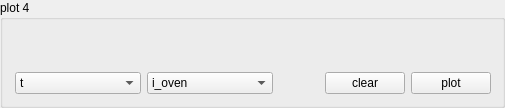
           <widget class="QGroupBox" name="groupBox_5">
            <property name="title">
             <string>plot 4</string>
            </property>
            <layout class="QVBoxLayout" name="verticalLayout_10">
             <item>
              <layout class="QGridLayout" name="gridLayout_6">
               <item row="1" column="3">
                <spacer name="horizontalSpacer_28">
                 <property name="orientation">
                  <enum>Qt::Horizontal</enum>
                 </property>
                 <property name="sizeHint" stdset="0">
                  <size>
                   <width>40</width>
                   <height>1</height>
                  </size>
                 </property>
                </spacer>
               </item>
               <item row="2" column="1">
                <widget class="QComboBox" name="comboBox_plot_4_x">
                 <item>
                  <property name="text">
                   <string>t</string>
                  </property>
                 </item>
                 <item>
                  <property name="text">
                   <string>dc_el_1</string>
                  </property>
                 </item>
                 <item>
                  <property name="text">
                   <string>dc_el_2</string>
                  </property>
                 </item>
                 <item>
                  <property name="text">
                   <string>dc_el_3</string>
                  </property>
                 </item>
                 <item>
                  <property name="text">
                   <string>dc_el_4</string>
                  </property>
                 </item>
                 <item>
                  <property name="text">
                   <string>dc_el_5</string>
                  </property>
                 </item>
                 <item>
                  <property name="text">
                   <string>dc_el_6</string>
                  </property>
                 </item>
                 <item>
                  <property name="text">
                   <string>dc_el_7</string>
                  </property>
                 </item>
                 <item>
                  <property name="text">
                   <string>dc_el_8</string>
                  </property>
                 </item>
                 <item>
                  <property name="text">
                   <string>rf_ampl</string>
                  </property>
                 </item>
                 <item>
                  <property name="text">
                   <string>rf_freq</string>
                  </property>
                 </item>
                 <item>
                  <property name="text">
                   <string>i_oven</string>
                  </property>
                 </item>
                 <item>
                  <property name="text">
                   <string>i_egun</string>
                  </property>
                 </item>
                 <item>
                  <property name="text">
                   <string>u_egun_filament</string>
                  </property>
                 </item>
                 <item>
                  <property name="text">
                   <string>u_egun_wehnelt</string>
                  </property>
                 </item>
                 <item>
                  <property name="text">
                   <string>freq_313</string>
                  </property>
                 </item>
                 <item>
                  <property name="text">
                   <string>pressure</string>
                  </property>
                 </item>
                 <item>
                  <property name="text">
                   <string>cam_temp</string>
                  </property>
                 </item>
                 <item>
                  <property name="text">
                   <string>cam_exp</string>
                  </property>
                 </item>
                 <item>
                  <property name="text">
                   <string>cam_gain</string>
                  </property>
                 </item>
                 <item>
                  <property name="text">
                   <string>U_endc</string>
                  </property>
                 </item>
                 <item>
                  <property name="text">
                   <string>U_0</string>
                  </property>
                 </item>
                 <item>
                  <property name="text">
                   <string>freq_313_relative</string>
                  </property>
                 </item>
                </widget>
               </item>
               <item row="2" column="2">
                <widget class="QComboBox" name="comboBox_plot_4_y">
                 <property name="currentIndex">
                  <number>11</number>
                 </property>
                 <item>
                  <property name="text">
                   <string>t</string>
                  </property>
                 </item>
                 <item>
                  <property name="text">
                   <string>dc_el_1</string>
                  </property>
                 </item>
                 <item>
                  <property name="text">
                   <string>dc_el_2</string>
                  </property>
                 </item>
                 <item>
                  <property name="text">
                   <string>dc_el_3</string>
                  </property>
                 </item>
                 <item>
                  <property name="text">
                   <string>dc_el_4</string>
                  </property>
                 </item>
                 <item>
                  <property name="text">
                   <string>dc_el_5</string>
                  </property>
                 </item>
                 <item>
                  <property name="text">
                   <string>dc_el_6</string>
                  </property>
                 </item>
                 <item>
                  <property name="text">
                   <string>dc_el_7</string>
                  </property>
                 </item>
                 <item>
                  <property name="text">
                   <string>dc_el_8</string>
                  </property>
                 </item>
                 <item>
                  <property name="text">
                   <string>rf_ampl</string>
                  </property>
                 </item>
                 <item>
                  <property name="text">
                   <string>rf_freq</string>
                  </property>
                 </item>
                 <item>
                  <property name="text">
                   <string>i_oven</string>
                  </property>
                 </item>
                 <item>
                  <property name="text">
                   <string>i_egun</string>
                  </property>
                 </item>
                 <item>
                  <property name="text">
                   <string>u_egun_filament</string>
                  </property>
                 </item>
                 <item>
                  <property name="text">
                   <string>u_egun_wehnelt</string>
                  </property>
                 </item>
                 <item>
                  <property name="text">
                   <string>freq_313</string>
                  </property>
                 </item>
                 <item>
                  <property name="text">
                   <string>pressure</string>
                  </property>
                 </item>
                 <item>
                  <property name="text">
                   <string>cam_temp</string>
                  </property>
                 </item>
                 <item>
                  <property name="text">
                   <string>cam_exp</string>
                  </property>
                 </item>
                 <item>
                  <property name="text">
                   <string>cam_gain</string>
                  </property>
                 </item>
                 <item>
                  <property name="text">
                   <string>U_endc</string>
                  </property>
                 </item>
                 <item>
                  <property name="text">
                   <string>U_0</string>
                  </property>
                 </item>
                 <item>
                  <property name="text">
                   <string>freq_313_relative</string>
                  </property>
                 </item>
                </widget>
               </item>
               <item row="1" column="2">
                <spacer name="horizontalSpacer_29">
                 <property name="orientation">
                  <enum>Qt::Horizontal</enum>
                 </property>
                 <property name="sizeHint" stdset="0">
                  <size>
                   <width>40</width>
                   <height>1</height>
                  </size>
                 </property>
                </spacer>
               </item>
               <item row="1" column="4">
                <spacer name="horizontalSpacer_27">
                 <property name="orientation">
                  <enum>Qt::Horizontal</enum>
                 </property>
                 <property name="sizeHint" stdset="0">
                  <size>
                   <width>40</width>
                   <height>1</height>
                  </size>
                 </property>
                </spacer>
               </item>
               <item row="0" column="0">
                <spacer name="verticalSpacer_7">
                 <property name="orientation">
                  <enum>Qt::Vertical</enum>
                 </property>
                 <property name="sizeHint" stdset="0">
                  <size>
                   <width>1</width>
                   <height>40</height>
                  </size>
                 </property>
                </spacer>
               </item>
               <item row="1" column="1">
                <spacer name="horizontalSpacer_30">
                 <property name="orientation">
                  <enum>Qt::Horizontal</enum>
                 </property>
                 <property name="sizeHint" stdset="0">
                  <size>
                   <width>40</width>
                   <height>1</height>
                  </size>
                 </property>
                </spacer>
               </item>
               <item row="1" column="5">
                <spacer name="horizontalSpacer_38">
                 <property name="orientation">
                  <enum>Qt::Horizontal</enum>
                 </property>
                 <property name="sizeHint" stdset="0">
                  <size>
                   <width>40</width>
                   <height>1</height>
                  </size>
                 </property>
                </spacer>
               </item>
               <item row="0" column="1" colspan="5">
                <layout class="QVBoxLayout" name="verticalLayout_mon_04"/>
               </item>
               <item row="2" column="5">
                <widget class="QPushButton" name="pushButton_plot_mon_04">
                 <property name="text">
                  <string>plot</string>
                 </property>
                </widget>
               </item>
               <item row="2" column="4">
                <widget class="QPushButton" name="pushButton_plot_mon_04_clear">
                 <property name="text">
                  <string>clear</string>
                 </property>
                </widget>
               </item>
              </layout>
             </item>
            </layout>
           </widget>
